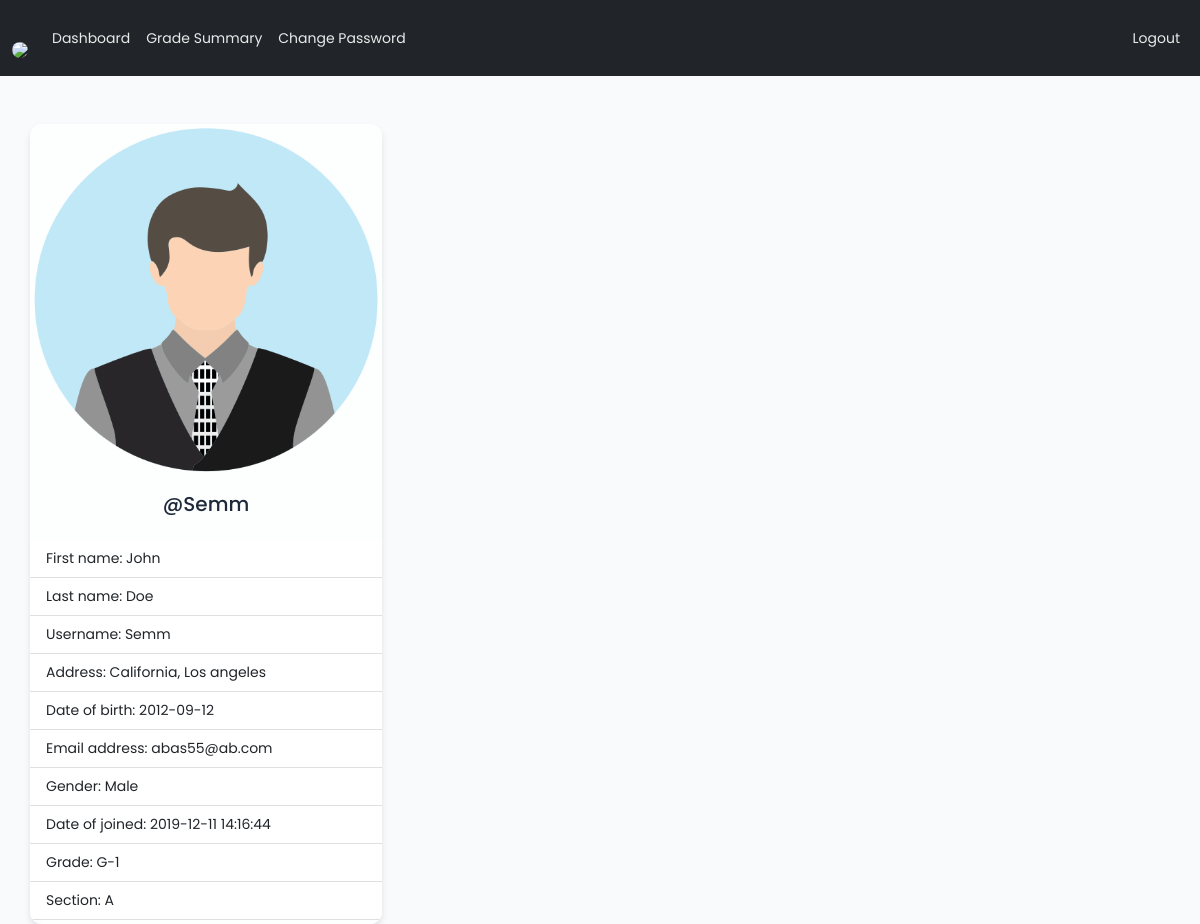
The app's page /Student/index.php (signed in) with its own data.
### tables this page shows
CREATE TABLE `students` (
  `student_id` int(11) NOT NULL,
  `username` varchar(127) NOT NULL,
  `password` varchar(255) NOT NULL,
  `fname` varchar(127) NOT NULL,
  `lname` varchar(255) NOT NULL,
  `grade` int(11) NOT NULL,
  `section` int(11) NOT NULL,
  `address` varchar(31) NOT NULL,
  `gender` varchar(7) NOT NULL,
  `email_address` varchar(255) NOT NULL,
  `date_of_birth` date NOT NULL,
  `date_of_joined` timestamp NULL DEFAULT current_timestamp(),
  `parent_fname` varchar(127) NOT NULL,
  `parent_lname` varchar(127) NOT NULL,
  `parent_phone_number` varchar(31) NOT NULL
);

CREATE TABLE `grades` (
  `grade_id` int(11) NOT NULL,
  `grade` varchar(31) NOT NULL,
  `grade_code` varchar(7) NOT NULL
);

CREATE TABLE `section` (
  `section_id` int(11) NOT NULL,
  `section` varchar(7) NOT NULL
);

### Student/data/student.php (called while the page is built, shortened)
<?php
function getStudentById($id, $conn){
   $sql = "SELECT * FROM students
           WHERE student_id=?";
   $stmt = $conn->prepare($sql);
   $stmt->execute([$id]);
   if ($stmt->rowCount() == 1) {
     $student = $stmt->fetch();
     return $student;
   }else {
    return 0;
   }
}

### Student/data/grade.php (called while the page is built, shortened)
<?php
function getGradeById($grade_id, $conn){
   $sql = "SELECT * FROM grades
           WHERE grade_id=?";
   $stmt = $conn->prepare($sql);
   $stmt->execute([$grade_id]);
   if ($stmt->rowCount() == 1) {
     $grade = $stmt->fetch();
     return $grade;
   }else {
    return 0;
   }
}

### Student/data/section.php (called while the page is built, shortened)
<?php
function getSectioById($section_id, $conn){
   $sql = "SELECT * FROM section
           WHERE section_id=?";
   $stmt = $conn->prepare($sql);
   $stmt->execute([$section_id]);
   if ($stmt->rowCount() == 1) {
     $section = $stmt->fetch();
     return $section;
   }else {
    return 0;
   }
}

### Student/index.php (the view, shortened to what this page needs)
<?php
if (isset($_SESSION['student_id']) &&
    isset($_SESSION['role'])) {
    if ($_SESSION['role'] == 'Student') {
       include "../DB_connection.php";
       include "data/student.php";
       include "data/grade.php";
       include "data/section.php";
       $student_id = $_SESSION['student_id'];
       $student = getStudentById($student_id, $conn);
 ?>
<!DOCTYPE html>
<html lang="en">
<head>
	<link rel="stylesheet" href="https://cdn.jsdelivr.net/npm/bootstrap@5.2.0/dist/css/bootstrap.min.css">
	<link rel="stylesheet" href="../css/style.css">
  <link rel="stylesheet" href="https://cdnjs.cloudflare.com/ajax/libs/font-awesome/4.7.0/css/font-awesome.min.css">
</head>
<body>
    <?php
        include "inc/navbar.php";
     ?>
     <?php
        if ($student != 0) {
     ?>
     <div class="container mt-5">
         <div class="card" style="width: 22rem;">
          <img src="../img/student-<?=$student['gender']?>.png" class="card-img-top" alt="...">
          <div class="card-body">
            <h5 class="card-title text-center">@<?=$student['username']?></h5>
          </div>
          <ul class="list-group list-group-flush">
            <li class="list-group-item">First name: <?=$student['fname']?></li>
            <li class="list-group-item">Last name: <?=$student['lname']?></li>
            <li class="list-group-item">Username: <?=$student['username']?></li>
            <li class="list-group-item">Address: <?=$student['address']?></li>
            <li class="list-group-item">Date of birth: <?=$student['date_of_birth']?></li>
            <li class="list-group-item">Email address: <?=$student['email_address']?></li>
            <li class="list-group-item">Gender: <?=$student['gender']?></li>
            <li class="list-group-item">Date of joined: <?=$student['date_of_joined']?></li>
            <li class="list-group-item">Grade:
                 <?php
                      $grade = $student['grade'];
                      $g = getGradeById($grade, $conn);
                      echo $g['grade_code'].'-'.$g['grade'];
                  ?>
            </li>
            <li class="list-group-item">Section:
                 <?php
                    $section = $student['section'];
                    $s = getSectioById($section, $conn);
                    echo $s['section'];
                  ?>
            </li>
            <br><br>
          </ul>
        </div>
     </div>
     <?php
        }else {
          header("Location: student.php");
          exit;
        }
     ?>
</body>
</html>
<?php
  }else {
    header("Location: ../login.php");
    exit;
  }
}else {
	header("Location: ../login.php");
	exit;
}
?>

### css/style.css (style rules this page uses)
:root { --primary-blue: #2563eb; --accent-teal: #14b8a6; --accent-emerald: #10b981; --neutral-offwhite: #f8fafc; --neutral-lightgray: #e2e8f0; --neutral-darkgray: #1e293b; --success: #10b981; --warning: #f59e0b; --danger: #ef4444; --info: #3b82f6; --bg-color: var(--neutral-offwhite); --text-color: var(--neutral-darkgray); --card-bg: rgba(255, 255, 255, 0.8); --glass-bg: rgba(255, 255, 255, 0.1); --glass-border: rgba(255, 255, 255, 0.2); --navbar-bg: linear-gradient(135deg, var(--primary-blue), #1d4ed8); --hero-bg: linear-gradient(135deg, var(--primary-blue), var(--accent-teal)); --shadow-sm: 0 1px 3px rgba(0, 0, 0, 0.1); --shadow: 0 4px 6px rgba(0, 0, 0, 0.1); --shadow-lg: 0 10px 15px rgba(0, 0, 0, 0.1); --shadow-xl: 0 20px 25px rgba(0, 0, 0, 0.1); --glass-shadow: 0 8px 32px rgba(31, 38, 135, 0.37); --transition: all 0.3s cubic-bezier(0.4, 0, 0.2, 1); --transition-fast: all 0.15s ease; --space-xs: 8px; --space-sm: 16px; --space-md: 24px; --space-lg: 32px; --space-xl: 40px; --space-2xl: 48px; --radius-sm: 6px; --radius: 8px; --radius-lg: 12px; --radius-xl: 16px; }
* { box-sizing: border-box; }
html, body { height: 100%; margin: 0; padding: 0; }
body { font-family: "Poppins", -apple-system, BlinkMacSystemFont, "Segoe UI", Roboto, sans-serif; font-size: 14px; line-height: 1.5; background-color: var(--bg-color); color: var(--text-color); transition: var(--transition); }
.container { height: 100vh; display: flex; flex-direction: column; justify-content: center; padding-top: 0; margin: 0 auto; padding: 0; }
.card { background: var(--card-bg); color: var(--text-color); border: none; border-radius: var(--radius-lg); box-shadow: var(--shadow); transition: var(--transition); overflow: hidden; }

### records on screen
students: gender (picture), username "Semm", fname "John", lname "Doe", address "California, Los angeles", date_of_birth "2012-09-12", email_address "abas55@ab.com", gender "Male", date_of_joined "2019-12-11 14:16:44"
grades: grade_code "G", grade "1"
section: section "A"
